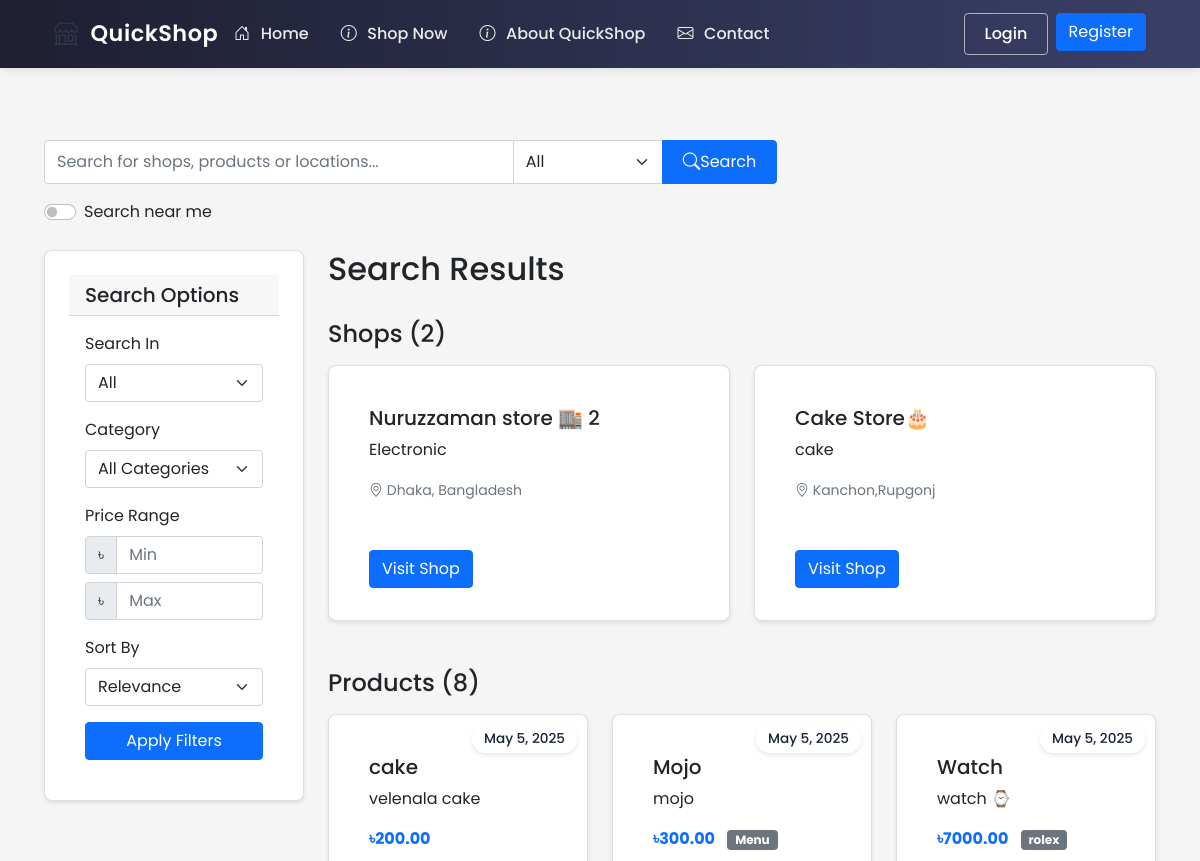
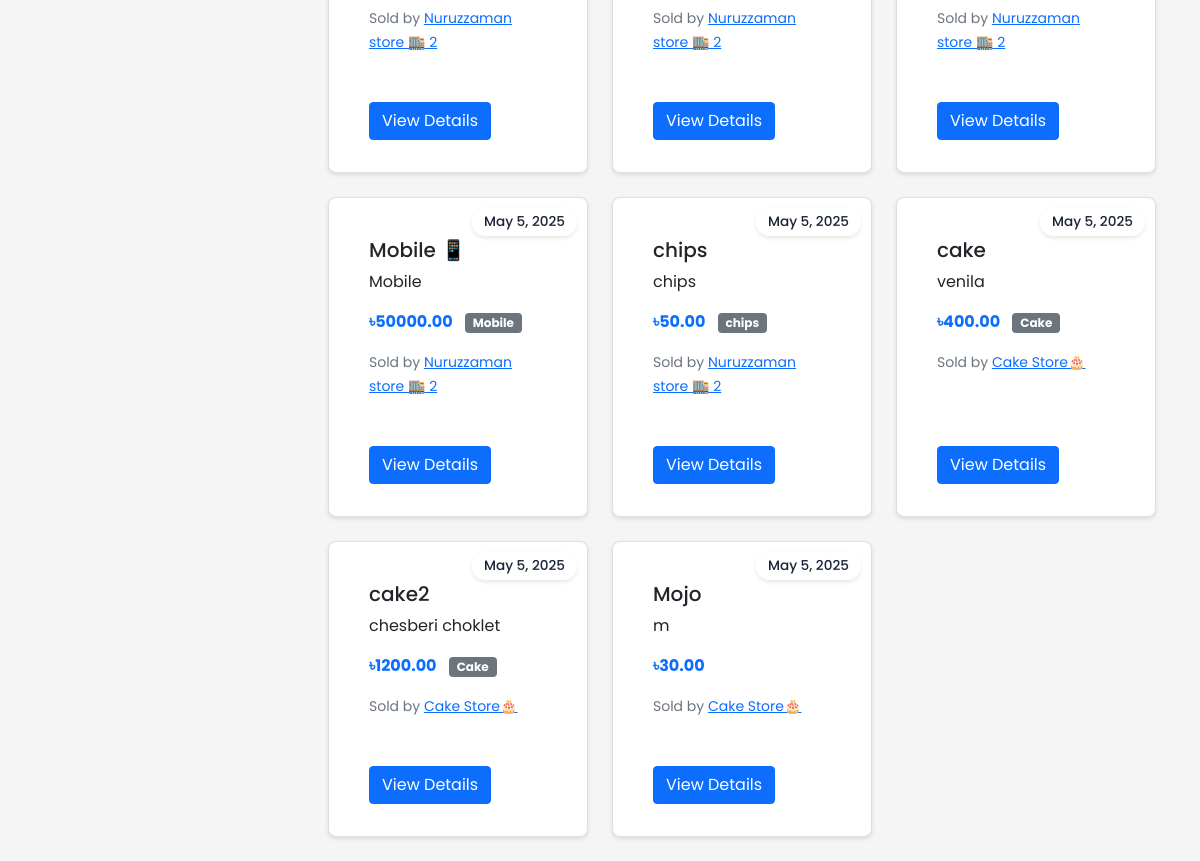
Before: /search with the older database file (2 pictures, top to bottom).
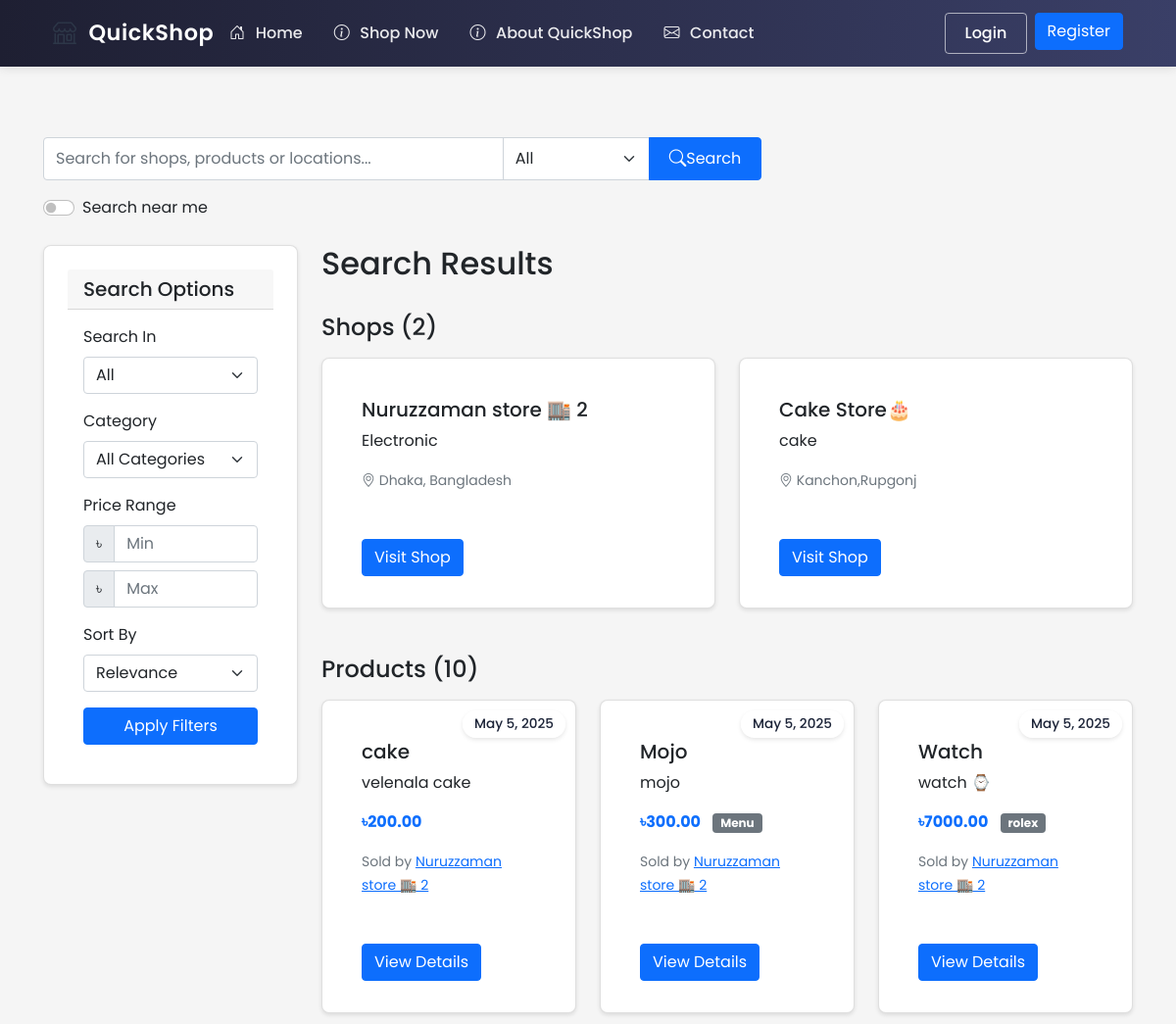
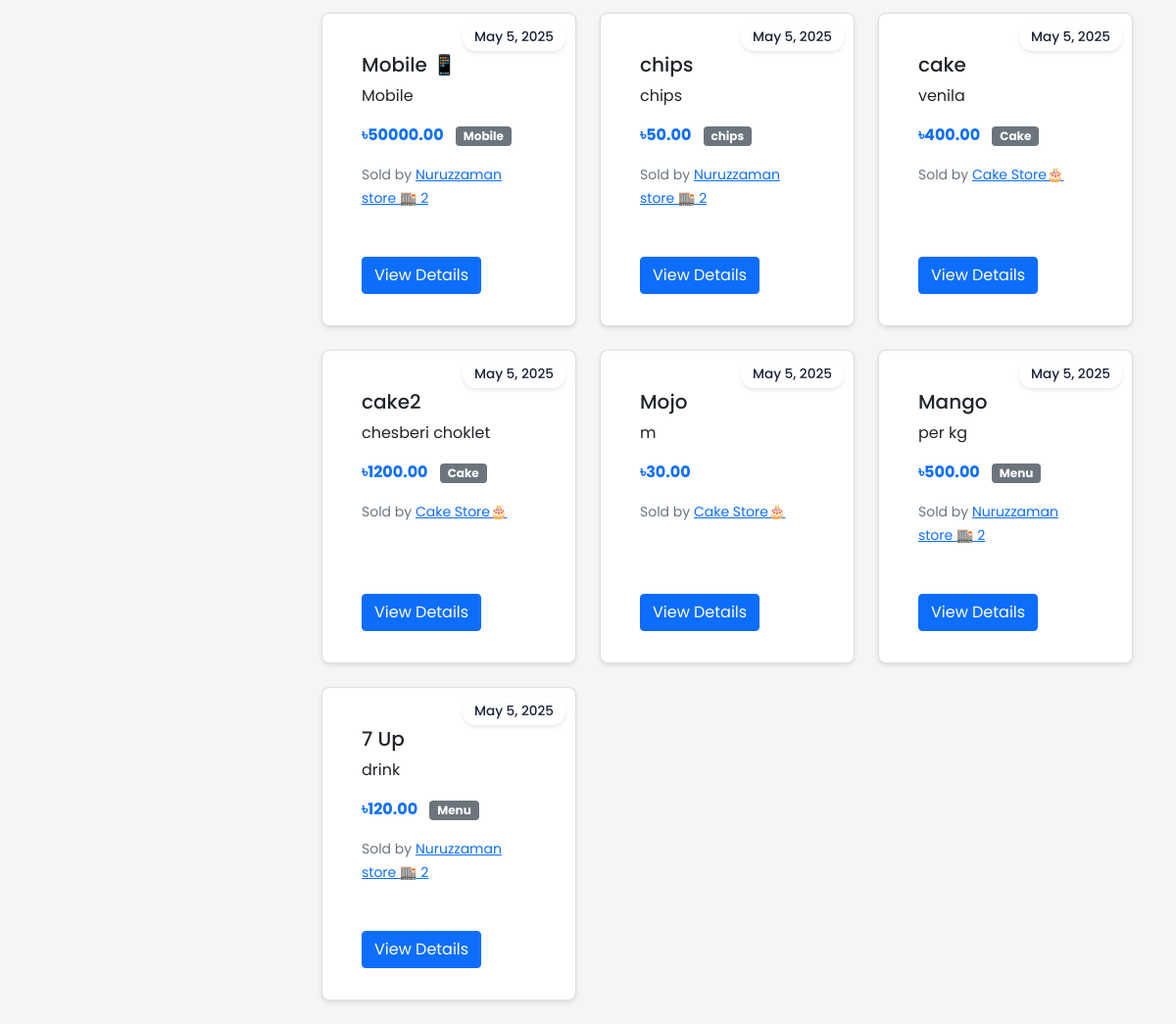
After: the same page with the newer database file (2 pictures, top to bottom).
### ecommerce/models/shop.py (models this page shows, shortened)
class Shop(db.Model):
    id = db.Column(db.Integer, primary_key=True)
    name = db.Column(db.String(100), nullable=False)
    description = db.Column(db.Text)
    about = db.Column(db.Text)  # New field for shop-specific About content
    owner_id = db.Column(db.Integer, db.ForeignKey('user.id'), nullable=False)
    location_lat = db.Column(db.Float, nullable=True)
    location_lng = db.Column(db.Float, nullable=True)
    address = db.Column(db.String(200), nullable=True)
    approval_status = db.Column(db.String(20), server_default='pending')  # pending, approved, rejected
    images = db.relationship('Image', lazy=True,
                           foreign_keys='Image.shop_id',
                           cascade="all, delete-orphan",
                           backref=db.backref('shop_ref', lazy=True))
    phone = db.Column(db.String(20))
    email = db.Column(db.String(120))
    website = db.Column(db.String(200))
    business_hours = db.Column(db.Text)  # Stored as JSON string
    created_at = db.Column(db.DateTime, default=datetime.utcnow)
    is_active = db.Column(db.Boolean, default=False)  # Only true after approval
    products = db.relationship('Product', backref='shop', lazy=True)

class Product(db.Model):
    id = db.Column(db.Integer, primary_key=True)
    name = db.Column(db.String(100), nullable=False)
    description = db.Column(db.Text)
    price = db.Column(db.Float, nullable=False)
    stock = db.Column(db.Integer, nullable=False, default=0)
    shop_id = db.Column(db.Integer, db.ForeignKey('shop.id'), nullable=False)
    category = db.Column(db.String(50))  # Add category field
    created_at = db.Column(db.DateTime, default=datetime.utcnow)
    images = db.relationship('Image', lazy=True,
                           foreign_keys='Image.product_id',
                           cascade="all, delete-orphan",
                           backref=db.backref('product_ref', lazy=True))
    rating = db.Column(db.Float, default=0.0)  # Average rating
    rating_count = db.Column(db.Integer, default=0)  # Number of ratings
    reviews = db.relationship(Review, backref='product', lazy=True)
    min_price = db.Column(db.Float)  # Minimum acceptable price
    max_discount_percentage = db.Column(db.Float, default=20.0)  # Maximum allowed discount
    continue_iteration = db.Column(db.Boolean, default=False)  # Whether to continue negotiation after max discount

### ecommerce/routes/main.py (the view, shortened to what this page needs)
@main_bp.route('/search')
def search():
    query = request.args.get('q', '')
    search_type = request.args.get('type', 'all')
    shop_id = request.args.get('shop_id', type=int)
    category = request.args.get('category')
    min_price = request.args.get('min_price', type=float)
    max_price = request.args.get('max_price', type=float)
    sort = request.args.get('sort', 'relevance')
    page = request.args.get('page', 1, type=int)
    per_page = 12  # Number of items per page
    lat = request.args.get('lat', type=float)
    lng = request.args.get('lng', type=float)
    distance = request.args.get('distance', 10, type=float)  # Default 10km radius
    product_query = Product.query.filter(Product.shop.has(Shop.is_active == True))
    shop_query = Shop.query.filter_by(is_active=True)
    if shop_id:
        shop = Shop.query.get_or_404(shop_id)
        product_query = product_query.filter(Product.shop_id == shop_id)
        search_type = 'products'
    if search_type != 'shops':
        if category:
            product_query = product_query.filter(Product.category == category)
        if min_price is not None:
            product_query = product_query.filter(Product.price >= min_price)
        if max_price is not None:
            product_query = product_query.filter(Product.price <= max_price)
        if sort == 'price_low':
            product_query = product_query.order_by(Product.price.asc())
        elif sort == 'price_high':
            product_query = product_query.order_by(Product.price.desc())
        elif sort == 'newest':
            product_query = product_query.order_by(Product.created_at.desc())
        else:  # relevance
            if query:
                from sqlalchemy import text
                product_query = product_query.order_by(text("(CASE "
                    "WHEN name LIKE :query THEN 3 "
                    "WHEN category LIKE :query THEN 2 "
                    "WHEN description LIKE :query THEN 1 "
                    "ELSE 0 END) DESC").bindparams(query=f"%{query}%"))
    if lat is not None and lng is not None:
        shop_query = shop_query.order_by('distance')
    products_pagination = product_query.paginate(page=page, per_page=per_page) if search_type != 'shops' else None
    shops_pagination = shop_query.paginate(page=page, per_page=per_page) if search_type != 'products' and not shop_id else None
    categories = db.session.query(Product.category)\
                         .distinct()\
                         .filter(Product.category != None)\
                         .order_by(Product.category)\
                         .all()
    categories = [cat[0] for cat in categories]
    return render_template('main/search_results.html',
                         products=products_pagination.items if products_pagination else [],
                         shops=shops_pagination.items if shops_pagination else [],
                         products_pagination=products_pagination,
                         shops_pagination=shops_pagination,
                         query=query,
                         search_type=search_type,
                         current_category=category,
                         categories=categories,
                         min_price=min_price,
                         max_price=max_price,
                         current_sort=sort,
                         shop=Shop.query.get(shop_id) if shop_id else None,
                         search_lat=lat,
                         search_lng=lng,
                         search_distance=distance,
                         config={'GOOGLE_MAPS_API_KEY': current_app.config['GOOGLE_MAPS_API_KEY']})

### ecommerce/templates/main/search_results.html (shortened to what the changed rows need)
{% extends "base.html" %}
{% block content %}
<div class="container mt-4">
    <div class="row">
        <div class="col-md-9">
            <div class="d-flex justify-content-between align-items-center mb-4">
                <h2>Search Results {% if query %}for "{{ query }}"{% endif %}</h2>
            </div>
            {% if shops and search_type in ['all', 'shops'] %}
            <div class="mb-4">
                <div class="row">
                    {% for shop in shops %}
                        <div class="col-md-6 mb-4">
                            <div class="card h-100">
                                <div class="card-body">
                                    <div class="d-flex justify-content-between">
                                        <h5 class="card-title">
                                            {% if query %}
                                                {{ shop.name|replace(query, '<mark>' + query + '</mark>')|safe }}
                                            {% else %}
                                                {{ shop.name }}
                                            {% endif %}
                                        </h5>
                                    </div>
                                    <p class="card-text">
                                        {% if query %}
                                            {{ shop.description[:150]|replace(query, '<mark>' + query + '</mark>')|safe }}
                                        {% else %}
                                            {{ shop.description[:150] }}
                                        {% endif %}
                                    </p>
                                    <p class="card-text">
                                        <small class="text-muted">
                                            <i class="bi bi-geo-alt"></i> {{ shop.address }}
                                        </small>
                                    </p>
                                </div>
                                <div class="card-footer bg-transparent border-top-0">
                                    <a href="{{ url_for('shop.view', shop_id=shop.id) }}" class="btn btn-primary">Visit Shop</a>
                                </div>
                            </div>
                        </div>
                    {% endfor %}
                </div>
            </div>
            {% endif %}
            {% if products and search_type in ['all', 'products'] %}
            <div>
                <h3 class="h4 mb-3">Products ({{ products_pagination.total if products_pagination else 0 }})</h3>
                <div class="row">
                    {% for product in products %}
                        <div class="col-md-4 mb-4">
                            <div class="card h-100 product-card">
                                <span class="date-badge">May 5, 2025</span>
                                <div class="card-body">
                                    <h5 class="card-title">
                                        {% if query %}
                                            {{ product.name|replace(query, '<mark>' + query + '</mark>')|safe }}
                                        {% else %}
                                            {{ product.name }}
                                        {% endif %}
                                    </h5>
                                    <p class="card-text">
                                        {% if query %}
                                            {{ product.description[:100]|replace(query, '<mark>' + query + '</mark>')|safe }}
                                        {% else %}
                                            {{ product.description[:100] }}
                                        {% endif %}
                                    </p>
                                    <p class="card-text">
                                        <strong class="text-primary">৳{{ "%.2f"|format(product.price) }}</strong>
                                        {% if product.category %}
                                            <span class="badge bg-secondary ms-2">{{ product.category }}</span>
                                        {% endif %}
                                    </p>
                                    <p class="card-text">
                                        <small class="text-muted">
                                            Sold by <a href="{{ url_for('shop.view', shop_id=product.shop.id) }}">{{ product.shop.name }}</a>
                                        </small>
                                    </p>
                                </div>
                                <div class="card-footer bg-transparent border-top-0">
                                    <a href="{{ url_for('shop.view', shop_id=product.shop.id) }}" class="btn btn-primary">View Details</a>
                                </div>
                            </div>
                        </div>
                    {% endfor %}
                </div>
            </div>
            {% endif %}
        </div>
    </div>
</div>
{% endblock %}

Changed rows visible on the page:
added Product: name "Mango", description "per kg", price "500.00", category "Menu", shop.name "Nuruzzaman store 🏬 2"
added Product: name "7 Up", description "drink", price "120.00", category "Menu", shop.name "Nuruzzaman store 🏬 2"
Other visible differences:
{{ products_pagination.total if products_pagination else 0 }}: "8" → "10"
